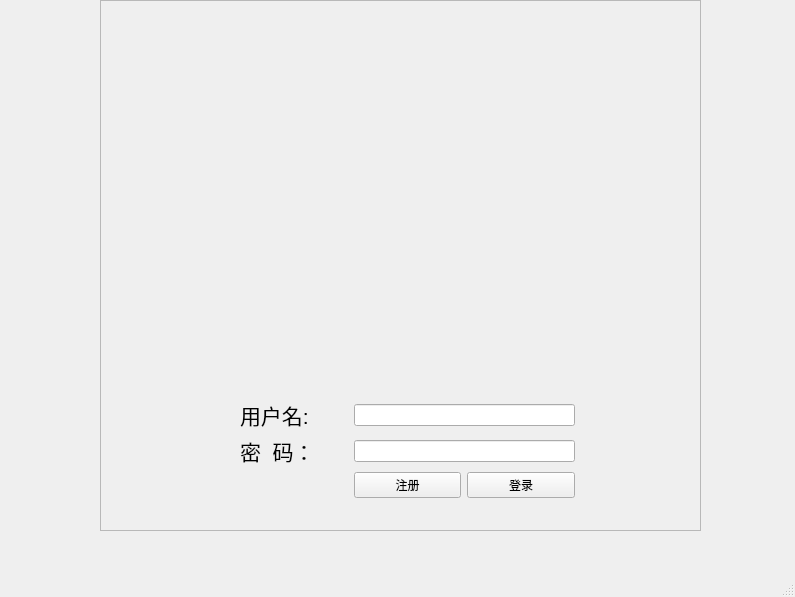
<?xml version="1.0" encoding="UTF-8"?>
<ui version="4.0">
 <class>MainWindow</class>
 <widget class="QMainWindow" name="MainWindow">
  <property name="geometry">
   <rect>
    <x>0</x>
    <y>0</y>
    <width>795</width>
    <height>597</height>
   </rect>
  </property>
  <property name="sizePolicy">
   <sizepolicy hsizetype="Expanding" vsizetype="Expanding">
    <horstretch>0</horstretch>
    <verstretch>0</verstretch>
   </sizepolicy>
  </property>
  <property name="windowTitle">
   <string>车牌识别系统</string>
  </property>
  <widget class="QWidget" name="centralwidget">
   <widget class="QFrame" name="frame">
    <property name="enabled">
     <bool>true</bool>
    </property>
    <property name="geometry">
     <rect>
      <x>100</x>
      <y>0</y>
      <width>601</width>
      <height>531</height>
     </rect>
    </property>
    <property name="frameShape">
     <enum>QFrame::StyledPanel</enum>
    </property>
    <property name="frameShadow">
     <enum>QFrame::Raised</enum>
    </property>
    <widget class="QWidget" name="layoutWidget">
     <property name="geometry">
      <rect>
       <x>140</x>
       <y>400</y>
       <width>335</width>
       <height>98</height>
      </rect>
     </property>
     <layout class="QGridLayout" name="gridLayout">
      <item row="0" column="0">
       <widget class="QLabel" name="label">
        <property name="font">
         <font>
          <pointsize>16</pointsize>
         </font>
        </property>
        <property name="text">
         <string>用户名:</string>
        </property>
       </widget>
      </item>
      <item row="0" column="1" colspan="2">
       <widget class="QLineEdit" name="username"/>
      </item>
      <item row="1" column="0">
       <widget class="QLabel" name="label_2">
        <property name="font">
         <font>
          <pointsize>16</pointsize>
         </font>
        </property>
        <property name="text">
         <string>密  码：</string>
        </property>
       </widget>
      </item>
      <item row="1" column="1" colspan="2">
       <widget class="QLineEdit" name="password">
        <property name="minimumSize">
         <size>
          <width>217</width>
          <height>0</height>
         </size>
        </property>
       </widget>
      </item>
      <item row="2" column="2">
       <widget class="QPushButton" name="loginbutton">
        <property name="enabled">
         <bool>true</bool>
        </property>
        <property name="text">
         <string>登录</string>
        </property>
       </widget>
      </item>
      <item row="2" column="1">
       <widget class="QPushButton" name="registerbutton">
        <property name="text">
         <string>注册</string>
        </property>
       </widget>
      </item>
     </layout>
    </widget>
   </widget>
  </widget>
  <widget class="QStatusBar" name="statusbar"/>
  <widget class="QMenuBar" name="menuBar">
   <property name="geometry">
    <rect>
     <x>0</x>
     <y>0</y>
     <width>795</width>
     <height>26</height>
    </rect>
   </property>
  </widget>
  <action name="action23">
   <property name="text">
    <string>23</string>
   </property>
  </action>
  <action name="action256">
   <property name="text">
    <string>256</string>
   </property>
  </action>
 </widget>
 <resources/>
 <connections/>
</ui>
